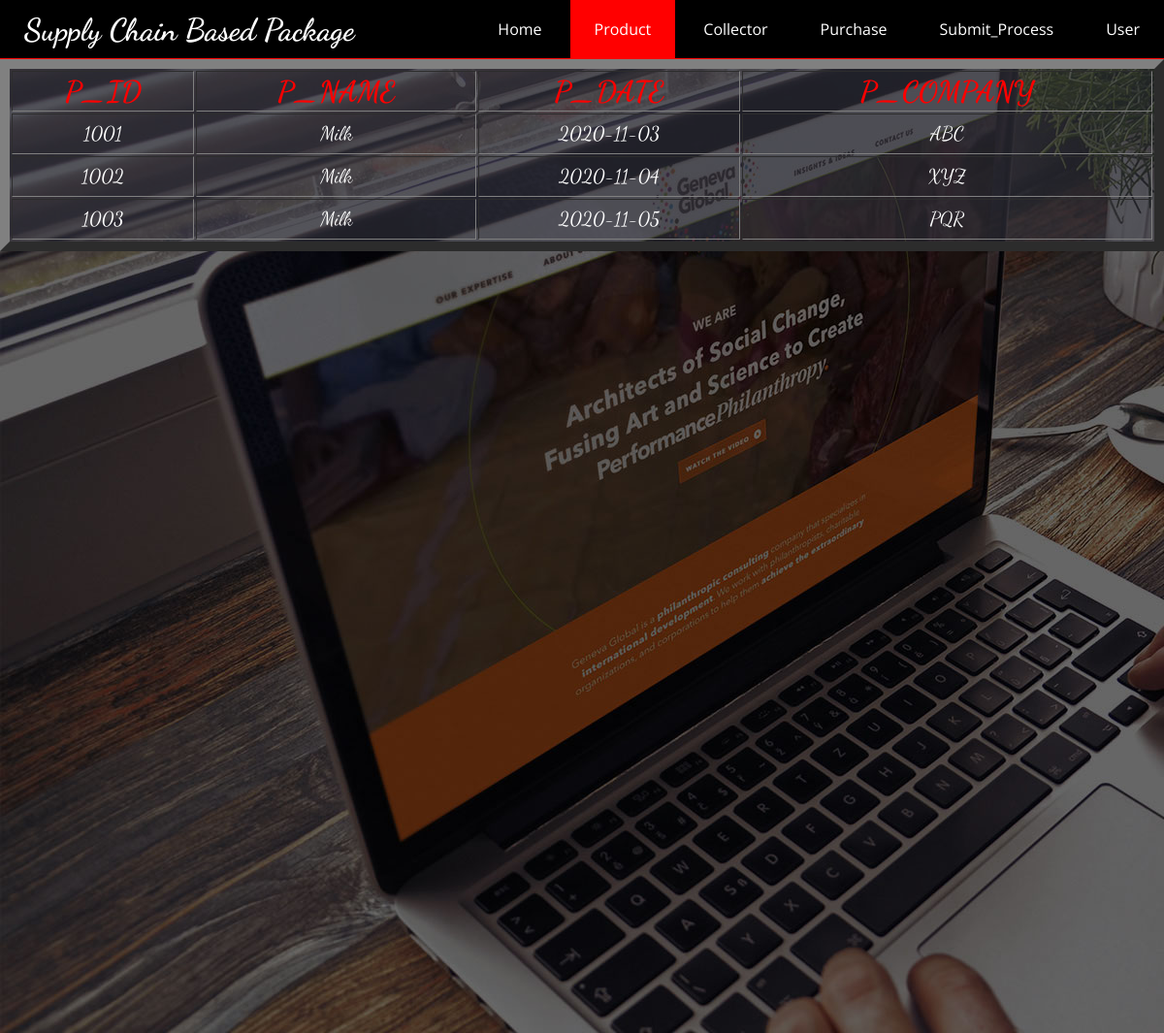
The page /product.php on the database its author committed.
### tables this page shows
CREATE TABLE `product` (
  `p_id` int(20) NOT NULL,
  `p_name` varchar(20) NOT NULL,
  `p_date` date NOT NULL,
  `p_company` varchar(20) NOT NULL
);

### product.php (the view, shortened to what this page needs)
<!DOCTYPE html>
<html lang = "en">
<head>
	<link rel="stylesheet" type="text/css" href="style.css">
	</head>
<body>
	<div id="nav"><h1><a href="home.php">Supply Chain Based Package</a></h1>
	<ul>
		<li><a href="home.php">Home</a></li>
		<li id="hello"><a href="product.php">Product</a></li>
		<li><a href="collector.php">Collector</a></li>
		<li><a href="purchase.php">Purchase</a></li>
		<li><a href="submit_process.php">Submit_Process</a></li>
		<li><a href="user.php">User</a></li>
	</ul>
	<table align="left" border="10px" style="width: 600px; line-height: 40px; font-family:'Dancing Script', cursive; color: white; font-style: normal; font-size : 20px; background-color: #40404c7a; width: 100%;
	height: 100px; text-align: center; vertical-align: middle;">
				<tr style="font-variant: small-caps;font-style: normal;color: red; font-size: 30px;">
			<th>P_ID</th>
			<th>P_NAME</th>
			<th>P_DATE</th>
			<th>P_COMPANY</th>
		</tr>
		<?php
		$conn = mysqli_connect("localhost", "root", "", "company");
		$sql = "SELECT p_id, p_name, p_date, p_company from product";
		$result =$conn-> query($sql);
		if($result-> num_rows >0){
			while ($row = $result-> fetch_assoc()){
			echo "<tr><td>". $row["p_id"] ."</td><td>". $row["p_name"] ."</td><td>". $row["p_date"] ."</td><td>". $row["p_company"] ."</td></tr>";
			}
			echo "</table>";
		}
		else {
			echo" 0 result";
		}
		?>
	</div>
	<div id="hello1">
		</div>
	<div id="hello2">
		</div>
</body>
</html>

### style.css (style rules this page uses)
* { margin: 0px; padding: 0px; }
#nav { background: black; width: 100%; height:60px; line-height: 60px; }
#nav h1 { float: left; }
#nav h1 a { text-decoration: none; color: white; margin-left: 25px; font-family: 'Dancing Script', cursive; }
#nav ul { float: right; }
#nav ul li { text-decoration: none; list-style-type: none; display: inline-block; }
#nav ul li a { text-decoration: none; color: white; padding: 25px; font-family: 'Open Sans', sans-serif; }
#hello { background: red; }
#hello1 { background: red; height: 5px; }
#hello2 { background: url(images/3.jpg) no-repeat; width: 100%; height: 1000px; }

### rows shown on the page
product: p_id "1001", p_name "Milk", p_date "2020-11-03", p_company "ABC"
product: p_id "1002", p_name "Milk", p_date "2020-11-04", p_company "XYZ"
product: p_id "1003", p_name "Milk", p_date "2020-11-05", p_company "PQR"
